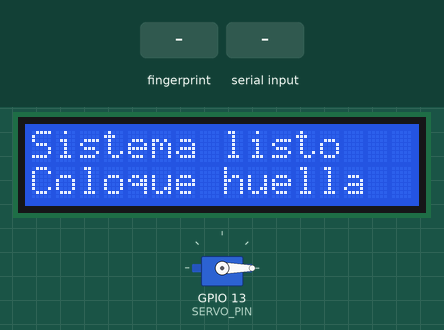
Bench run of a sketch on a simulated ESP32. Parts: 16×2 character LCD, servo. Inputs (shaded band) come from the test bench. WiFi joins after 1.5 s; servers stay silent unless stated; uploads are accepted with an empty reply; what the sketch prints to the serial monitor is not drawn.

Above: at 6.3 s.
6.4 s: finger stored as number 1 placed on the sensor
At 7.7 s:
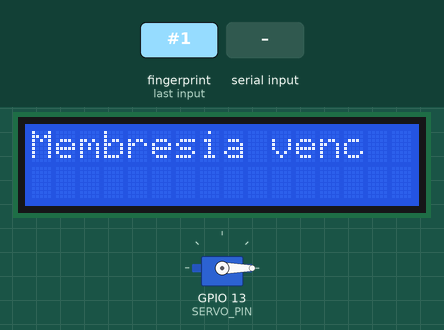
8.4 s: "r" received over Serial
At 11.1 s:
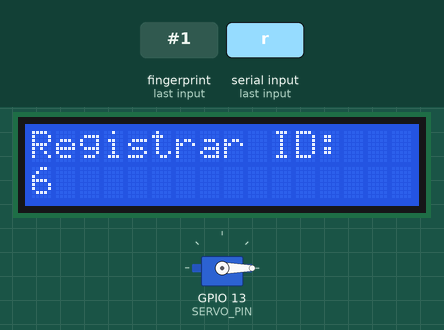
11.4 s: finger stored as number 1 placed on the sensor
At 13.2 s:
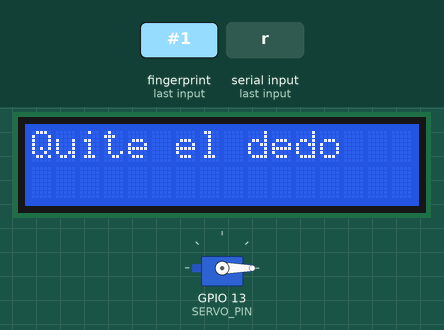
14.4 s: finger stored as number 1 placed on the sensor
At 15.6 s:
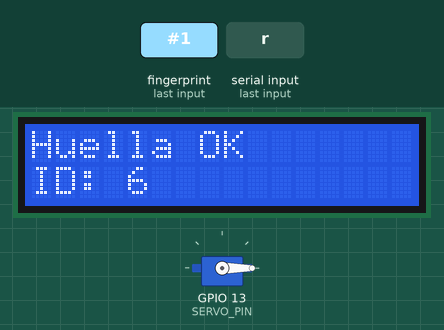
Timing chart, 0 to 17.4 s (numbered marks = the images above; inputs shaded):
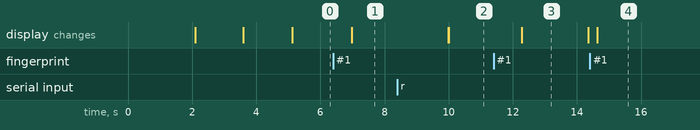

The sketch:

Registro_huella.ino.ino
```cpp
#include <WiFi.h>
#include <HTTPClient.h>
#include <Adafruit_Fingerprint.h>
#include <LiquidCrystal_I2C.h>
#include <ESP32Servo.h>
#include <Wire.h>

// ================= CONFIG =================
#define RXD2 16
#define TXD2 17
#define SERVO_PIN 13

// ===== WIFI =====
const char* ssid = "MONTENEGRO LOPEZ";
const char* password = "03101523";

// ===== SERVIDOR =====
String server = "http://192.168.1.16/gym/validar_huella.php";

// ===== OBJETOS =====
LiquidCrystal_I2C lcd(0x3F, 16, 2);
HardwareSerial mySerial(2);
Adafruit_Fingerprint finger(&mySerial);
Servo puerta;

// ===== VARIABLES =====
bool modoRegistro = false;
uint8_t idRegistro = 1;

// ================= SETUP =================
void setup() {
  Serial.begin(115200);
  mySerial.begin(57600, SERIAL_8N1, RXD2, TXD2);

  Wire.begin(21, 22);
  lcd.init();
  lcd.backlight();

  puerta.attach(SERVO_PIN);
  puerta.write(0);

  lcd.print("Iniciando...");
  delay(2000);

  // WIFI
  WiFi.begin(ssid, password);
  lcd.clear();
  lcd.print("Conectando...");
  while (WiFi.status() != WL_CONNECTED) {
    delay(500);
  }

  lcd.clear();
  lcd.print("WiFi OK");
  delay(1500);

  // Sensor
  if (!finger.verifyPassword()) {
    lcd.clear();
    lcd.print("Error huella");
    while (1);
  }

  finger.getTemplateCount();
  idRegistro = finger.templateCount + 1;

  lcd.clear();
  lcd.print("Sistema listo");
  lcd.setCursor(0, 1);
  lcd.print("Coloque huella");

  Serial.println("Sistema listo");
  Serial.println("r = Registrar huella");
}

// ================= LOOP =================
void loop() {

  // ---- COMANDO ADMIN ----
  if (Serial.available()) {
    char cmd = Serial.read();
    if (cmd == 'r') {
      modoRegistro = true;
      registrarHuella();
    }
  }

  // ---- MODO NORMAL ----
  if (!modoRegistro) {
    int id = leerHuella();
    if (id > 0) {
      validarServidor(id);
    }
  }
}

// ================= FUNCIONES =================

int leerHuella() {
  if (finger.getImage() != FINGERPRINT_OK) return -1;
  if (finger.image2Tz() != FINGERPRINT_OK) return -1;

  if (finger.fingerFastSearch() != FINGERPRINT_OK) {
    lcd.clear();
    lcd.print("Acceso denegado");
    delay(2000);
    lcd.clear();
    lcd.print("Coloque huella");
    return -1;
  }

  return finger.fingerID;
}

void registrarHuella() {
  lcd.clear();
  lcd.print("Registrar ID:");
  lcd.setCursor(0, 1);
  lcd.print(idRegistro);
  delay(2000);

  while (finger.getImage() != FINGERPRINT_OK);
  finger.image2Tz(1);

  lcd.clear();
  lcd.print("Quite el dedo");
  delay(2000);

  while (finger.getImage() != FINGERPRINT_NOFINGER);

  lcd.clear();
  lcd.print("Coloque otra");
  while (finger.getImage() != FINGERPRINT_OK);
  finger.image2Tz(2);

  if (finger.createModel() == FINGERPRINT_OK &&
      finger.storeModel(idRegistro) == FINGERPRINT_OK) {

    lcd.clear();
    lcd.print("Huella OK");
    lcd.setCursor(0, 1);
    lcd.print("ID: ");
    lcd.print(idRegistro);

    Serial.print("Huella registrada ID=");
    Serial.println(idRegistro);
    idRegistro++;
  } else {
    lcd.clear();
    lcd.print("Error registro");
  }

  delay(3000);
  lcd.clear();
  lcd.print("Coloque huella");
  modoRegistro = false;
}

void validarServidor(int id) {
  HTTPClient http;
  String url = server + "?id=" + String(id);

  http.begin(url);
  int httpCode = http.GET();

  if (httpCode == 200) {
    String resp = http.getString();
    resp.trim();

    if (resp == "OK") {
      lcd.clear();
      lcd.print("Acceso OK");
      puerta.write(90);
      delay(3000);
      puerta.write(0);
    } else {
      lcd.clear();
      lcd.print("Membresia venc");
      delay(3000);
    }
  } else {
    lcd.clear();
    lcd.print("Error servidor");
    delay(3000);
  }

  http.end();
  lcd.clear();
  lcd.print("Coloque huella");
}
```

Measured:
- after the input at 6.4 s, the display: changes after 0.57 s (image 1)
- after the input at 8.4 s, the display: first differs from a run without the input after 1.6 s (image 2)
- after the input at 11.4 s, the display: changes after 0.88 s (image 3)
- after the input at 14.4 s, the display: changes after 0.23 s (image 4)
- what the display in image 3 shows lasts 2.1 s, from 12.3 s to 14.4 s
